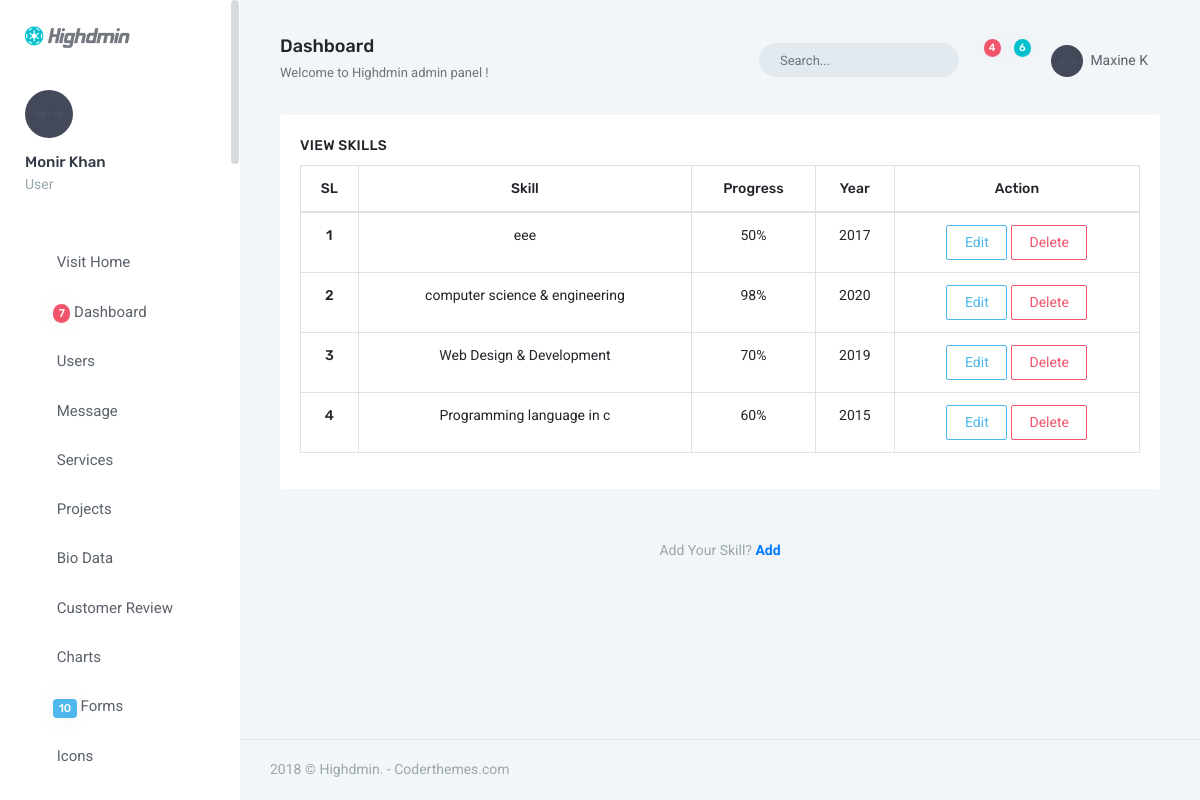
/WEB_DEV_2002/backend/skills/skill-view.php (signed in), run on the app's committed database.
### tables this page shows
CREATE TABLE `skills` (
  `id` int(11) NOT NULL,
  `skill` varchar(255) NOT NULL,
  `progress` varchar(255) NOT NULL,
  `year` varchar(255) NOT NULL
);

### WEB_DEV_2002/backend/skills/skill-view.php (the view, shortened to what this page needs)
<?php
    require '../inc/header.php';
    require '../../db.php';
?>
<div class="content">
                    <div class="container-fluid">
                        <div class="row">
                            <div class="col-lg-12">
                                <div class="card-box">
                                    <h4 class="m-t-0 header-title">View Skills</h4>
                                    <table class="table table-bordered text-center">
                                        <thead>
                                        <tr>
                                            <th>SL</th>
                                            <th>Skill</th>
                                            <th>Progress</th>
                                            <th>Year</th>
                                            <th>Action</th>
                                        </tr>
                                        </thead>
                                        <tbody>
                                            <?php
                                            $select="SELECT * FROM  skills";
                                            $query=mysqli_query($db,$select);
                                            foreach ($query as $key => $value) {
                                                ?>
                                                <tr class="text-center">
                                                    <th scope="row"><?php echo $key+1?></th>
                                                    <td><?php echo $value['skill']?></td>
                                                    <td><?php echo $value['progress']?></td>
                                                    <td><?php echo $value['year']?></td>
                                                    <td ><a href="skill-edit.php?id=<?php echo $value['id']?>" class="btn btn-outline-info">Edit</a>
                                                    <a href="delete-skill.php?id=<?php echo $value['id']?>" class="btn btn-outline-danger">Delete</a>
                                                    </td>
                                                </tr>
                                                <?php
                                            }
                                            ?>
                                        </tbody>
                                    </table>
                                </div>
                                 <div class="row m-t-50">
                                <div class="col-sm-12 text-center">
                                    <p class="text-muted">Add Your Skill? <a href="skill.php" class="text-red m-l-5"><b>Add</b></a></p>
                                </div>
                            </div>
                            </div>
                        </div>
                    </div>
</div>
<?php require '../inc/footer.php'; ?>

### data on the page
skills: skill "eee", progress "50%", year "2017"
skills: skill "computer science & engineering", progress "98%", year "2020"
skills: skill "Web Design & Development", progress "70%", year "2019"
skills: skill "Programming language in c", progress "60%", year "2015"

### other printed values
$_SESSION['name'] "Monir Khan"
